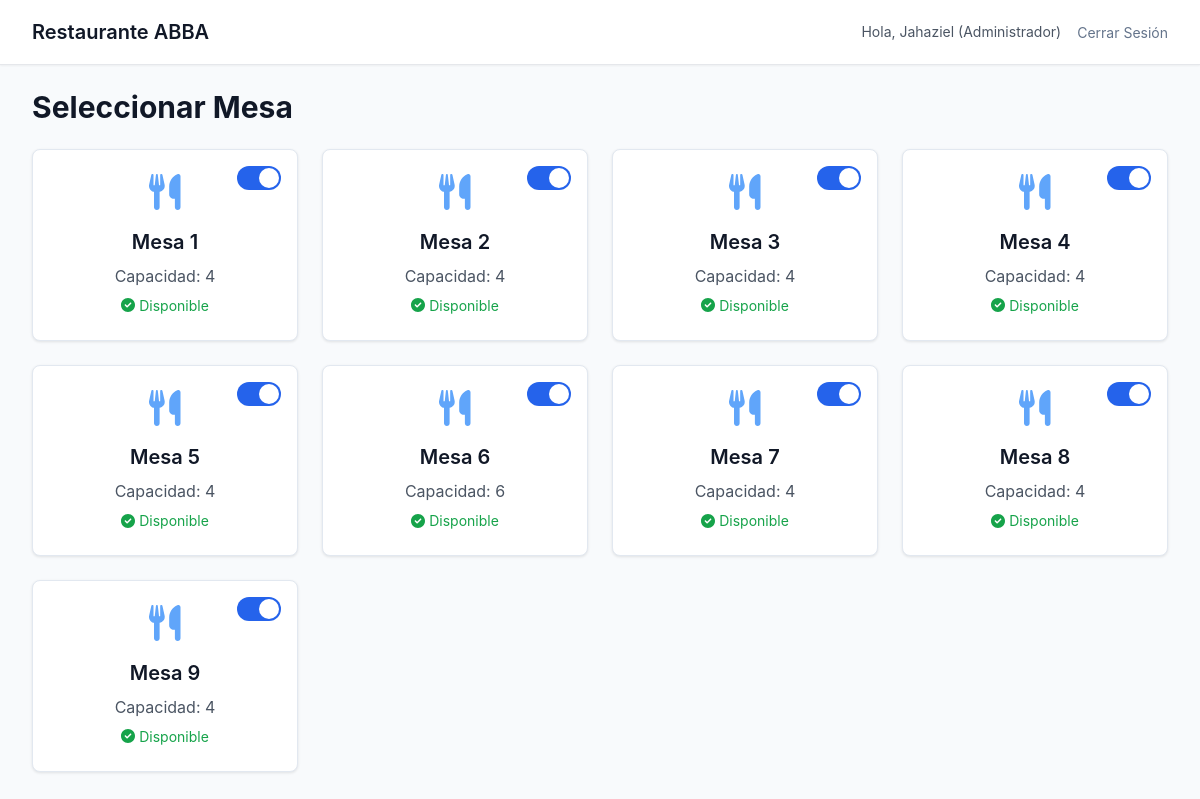
Page /home/select-table/ (signed in) on the committed database.
### restaurant/models.py (models this page shows, shortened)
class UserProfile(models.Model):
    user = models.OneToOneField(User, on_delete=models.CASCADE)
    role = models.CharField("Rol", max_length=20, choices=[
        ('garzon', 'Garzón'),
        ('cocinero', 'Cocinero'),
        ('admin', 'Administrador'),
        ('recepcion', 'Recepción'),
    ], default='garzon')
    pin = models.CharField("PIN", max_length=10, blank=True)  # Para autenticación rápida
    class Meta:
        verbose_name = "Perfil de Usuario"
        verbose_name_plural = "Perfiles de Usuario"

class Table(models.Model):
    number = models.IntegerField("Número", unique=True)
    capacity = models.IntegerField("Capacidad", default=4)
    is_available = models.BooleanField("Disponible", default=True)
    class Meta:
        verbose_name = "Mesa"
        verbose_name_plural = "Mesas"

### restaurant/views.py (the view)
# urls.py: path('select-table/', views.select_table, name='select_table'),
@login_required
def select_table(request):
    if request.user.userprofile.role not in ['garzon', 'admin']:
        return redirect('home')
    tables = Table.objects.all()
    return render(request, 'restaurant/select_table.html', {'tables': tables})

### restaurant/templates/restaurant/select_table.html (shortened to what this page needs)
{% extends "base.html" %}
{% block content %}
<div class="mb-8">
    <h1 class="text-3xl font-bold text-gray-900 mb-6">Seleccionar Mesa</h1>
    <div class="grid grid-cols-1 sm:grid-cols-2 md:grid-cols-3 lg:grid-cols-4 gap-6">
        {% for table in tables %}
        <div class="card p-6 relative {% if table.is_available %}bg-white{% else %}bg-red-50 border-red-200{% endif %}">
            <div class="absolute top-4 right-4">
                <label class="relative inline-flex items-center cursor-pointer">
                    <div class="w-11 h-6 bg-gray-200 peer-focus:outline-none peer-focus:ring-4 peer-focus:ring-blue-300 rounded-full peer peer-checked:after:translate-x-full peer-checked:after:border-white after:content-[''] after:absolute after:top-[2px] after:left-[2px] after:bg-white after:rounded-full after:h-5 after:w-5 after:transition-all peer-checked:bg-blue-600"></div>
                </label>
            </div>
            <a href="{% url 'menu' table.id %}" class="{% if not table.is_available %}pointer-events-none opacity-50{% endif %} block">
                <div class="text-center">
                    <i class="fas fa-utensils text-4xl text-blue-400 mb-4"></i>
                    <h2 class="text-xl font-semibold text-gray-900 mb-2">Mesa {{ table.number }}</h2>
                    <p class="text-gray-600 mb-2">Capacidad: {{ table.capacity }}</p>
                    <p class="text-sm {% if table.is_available %}text-green-600{% else %}text-red-600{% endif %}">
                        {% if table.is_available %}
                            <i class="fas fa-check-circle mr-1"></i>Disponible
                        {% else %}
                            <i class="fas fa-times-circle mr-1"></i>Ocupada
                        {% endif %}
                    </p>
                </div>
            </a>
        </div>
        {% endfor %}
    </div>
</div>
{% endblock %}

### restaurant/templates/base.html (shortened to what this page needs)
<!DOCTYPE html>
<html lang="es">
<head>
    <script src="https://cdn.tailwindcss.com"></script>
</head>
<body class="min-h-screen">
    <nav class="bg-white shadow-sm border-b border-gray-200">
        <div class="max-w-7xl mx-auto px-4 sm:px-6 lg:px-8">
            <div class="flex justify-between h-16">
                <div class="flex items-center">
                    <a href="{% url 'home' %}" class="text-xl font-semibold text-gray-900">Restaurante ABBA</a>
                </div>
                <div class="flex items-center space-x-4">
                    {% if user.is_authenticated %}
                        <span class="text-sm text-gray-600">Hola, {{ user.username }} ({{ user.userprofile.get_role_display }})</span>
                        <form method="post" action="{% url 'logout' %}" class="inline">
                            <button type="submit" class="nav-link text-sm">Cerrar Sesión</button>
                        </form>
                    {% endif %}
                </div>
            </div>
        </div>
    </nav>
    <main class="max-w-7xl mx-auto py-6 px-4 sm:px-6 lg:px-8">
        {% block content %}{% endblock %}
    </main>
</body>
</html>

### restaurant/templates/base.html (style rules this page uses)
body { background-color: #f8fafc; font-family: 'Inter', sans-serif; }
.nav-link { color: #64748b; transition: color 0.3s ease; }
.card { background-color: white; border: 1px solid #e2e8f0; border-radius: 0.5rem; box-shadow: 0 1px 3px rgba(0, 0, 0, 0.1); }

### rows in the picture
Table: number "1", capacity "4", is_available True (drawn)
Table: number "2", capacity "4", is_available True (drawn)
Table: number "3", capacity "4", is_available True (drawn)
Table: number "4", capacity "4", is_available True (drawn)
Table: number "5", capacity "4", is_available True (drawn)
Table: number "6", capacity "6", is_available True (drawn)
Table: number "7", capacity "4", is_available True (drawn)
Table: number "8", capacity "4", is_available True (drawn)
Table: number "9", capacity "4", is_available True (drawn)

### other values in the picture
{{ user.username }} "Jahaziel"
{{ user.userprofile.get_role_display }} "Administrador"
